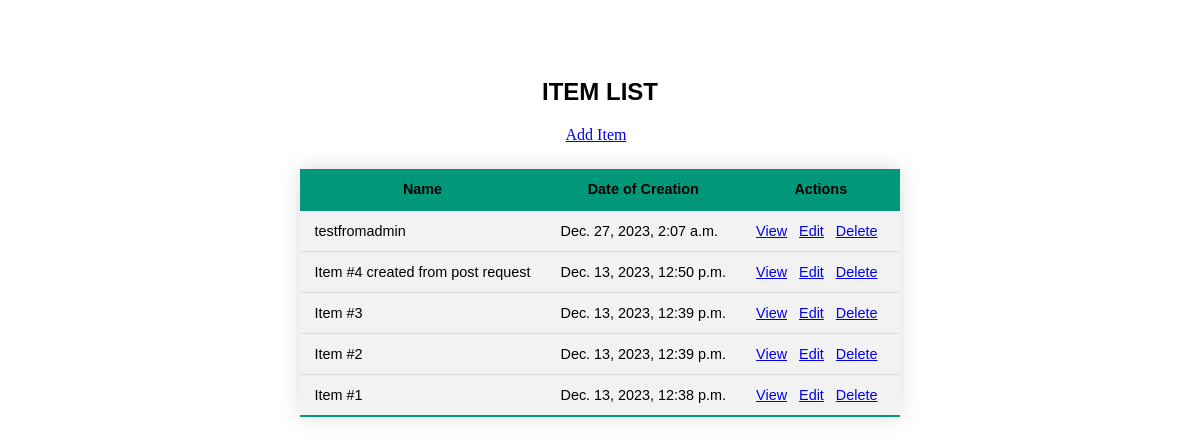
The app's page /base/, older data.
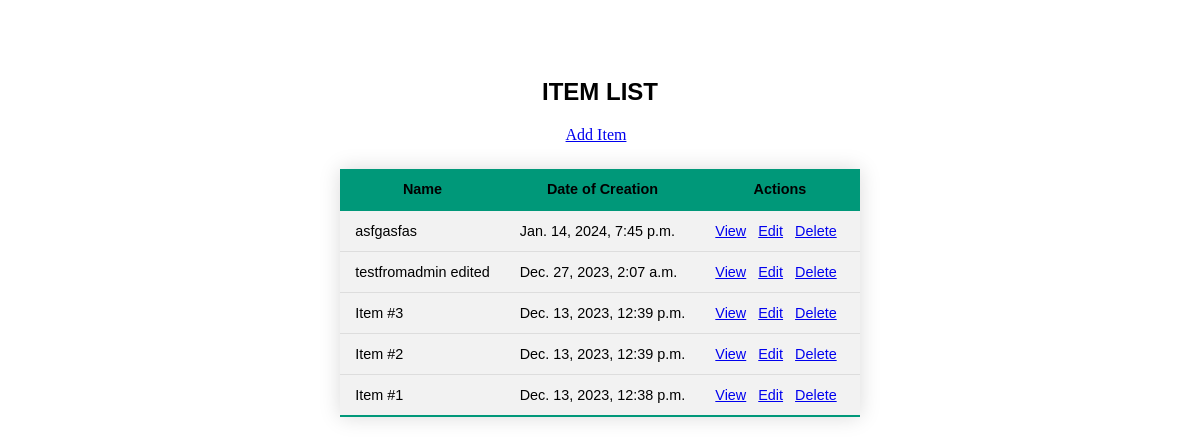
The same page, newer data.
### base/models.py (models this page shows, shortened)
class Item(models.Model):
  title =  models.CharField(max_length=200)
  description =  models.TextField(null=True)
  created = models.DateTimeField(auto_now_add=True)
  def get_absolute_url(self):
    return reverse('base:single', args=[self.id])
  class Meta:
    ordering = ['-created']

### base/views.py (the view)
# urls.py: path('', views.BaseView.as_view(), name='base'),
class BaseView(ListView):
  model = Item
  template_name = 'base.html'

### base/templates/base.html (shortened to what this page needs)
<!DOCTYPE html>
<html lang="en">
<head>
</head>
<body>
<h2>ITEM LIST</h2>
<a href="{% url 'base:add' %}">Add Item</a>
<table>
    <thead>
        <tr>
            <th>Name</th>
            <th>Date of Creation</th>
            <th>Actions</th>
        </tr>
    </thead>
    <tbody>
        {% for item in object_list %}
            <tr>
                <td><span>{{ item.title }}</span></td>
                <td>{{ item.created }}</td>
                <td>
                    <a href="{{ item.get_absolute_url }}" role="button">View</a>
                    <a href="{% url 'base:edit' item.pk %}" role="button">Edit</a>
                    <a href="{% url 'base:delete' item.pk %}" role="button">Delete</a>
                </td>
            </tr>
        {% endfor %}
    </tbody>
</table>
</body>
</html>

Row changes from the older to the newer data that the page shows:
removed Item: title "Item #4 created from post request", created "Dec. 13, 2023, 12:50 p.m."
added Item: title "asfgasfas", created "Jan. 14, 2024, 7:45 p.m."
changed Item: title "testfromadmin" → "testfromadmin edited"
